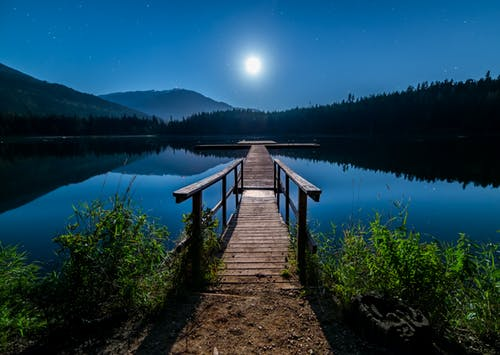
#> input picture OpenCV/4-2_OpenCV/data/bridge.jpg, 500 x 355 px
$ jupyter execute '11주차 Region Growing.ipynb'
#> lines starting #> are read from the running program, lines starting #| are printed output that depends on the picture
[cell 1]
import cv2
import numpy as np
import matplotlib.pyplot as plt

[cell 2]
src=cv2.imread('./data/bridge.jpg')
#> src is the input picture: shape (355, 500, 3); mean B, G, R 82.7, 64.6, 27.3
mask=np.zeros((src.shape[0]+2,src.shape[1]+2), np.uint8)
srcrgb=cv2.cvtColor(src,cv2.COLOR_BGR2RGB)
seed=(180, 80)
newVal= 255
loDiff, upDiff=(5, 5, 5), (5, 5, 5)

# [4 lines of commented-out code are left out]
cv2.floodFill(src, mask, seedPoint=seed, newVal=newVal, loDiff=loDiff, upDiff=upDiff)
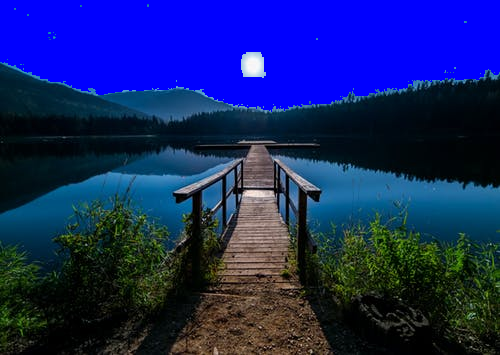
#> src: shape (355, 500, 3); mean B, G, R 102.8, 35.6, 20.1
cv2.circle(srcrgb,seed,5,(255,0,0), cv2.FILLED,cv2.LINE_AA)
#> srcrgb: shape (355, 500, 3); mean R, G, B 27.4, 64.5, 82.6

#씨드랑 비슷한 주위에 연결되 있는 점은 다 모여!!!

plt.figure(figsize=(30,30))
image1 = plt.subplot(1,2,1)
image1.set_title("Original")
plt.axis("off")
plt.imshow(srcrgb)

image2 = plt.subplot(1,2,2)
image2.set_title("Mask")
plt.axis("off")
plt.imshow(mask, cmap="gray")
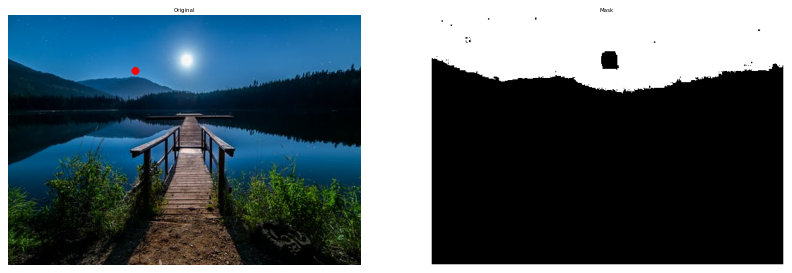
#> figure drawn by matplotlib, 2 panels

[cell 3]
src2 = cv2.imread("./data/duck.png")
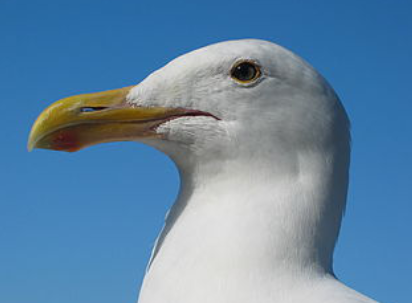
#> input picture OpenCV/4-2_OpenCV/data/duck.png, 412 x 303 px
#> src2 is the input picture: shape (303, 412, 3); mean B, G, R 165.5, 134.5, 97.9
mask = np.zeros((src2.shape[0]+2, src2.shape[1]+2), np.uint8)

def onMouse(event, x, y, flags, param):
    if event == cv2.EVENT_LBUTTONDOWN:
        seed = (x,y)
        r = np.random.randint(256)
        g = np.random.randint(256)
        b = np.random.randint(256)
        newVal = (b,g,r)
        retval = cv2.floodFill(src2, mask, seed, newVal=newVal, loDiff=loDiff , upDiff=upDiff)
        cv2.imshow("Src2", src2)


cv2.imshow("Src2",src2)
cv2.setMouseCallback("Src2", onMouse)
cv2.waitKey(0)
cv2.destroyAllWindows()
